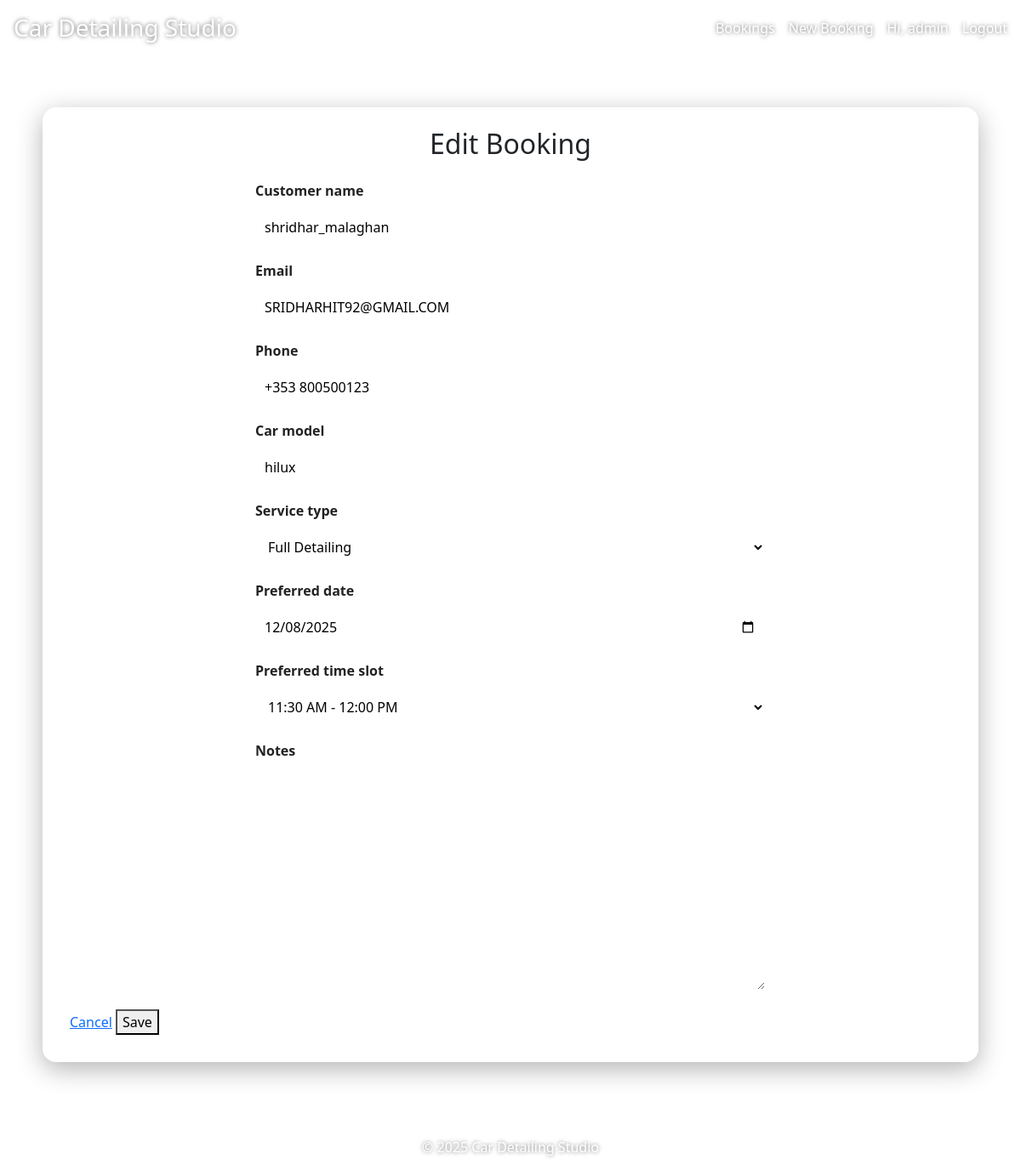
The app's page /bookings/3/edit/ (signed in), older data.
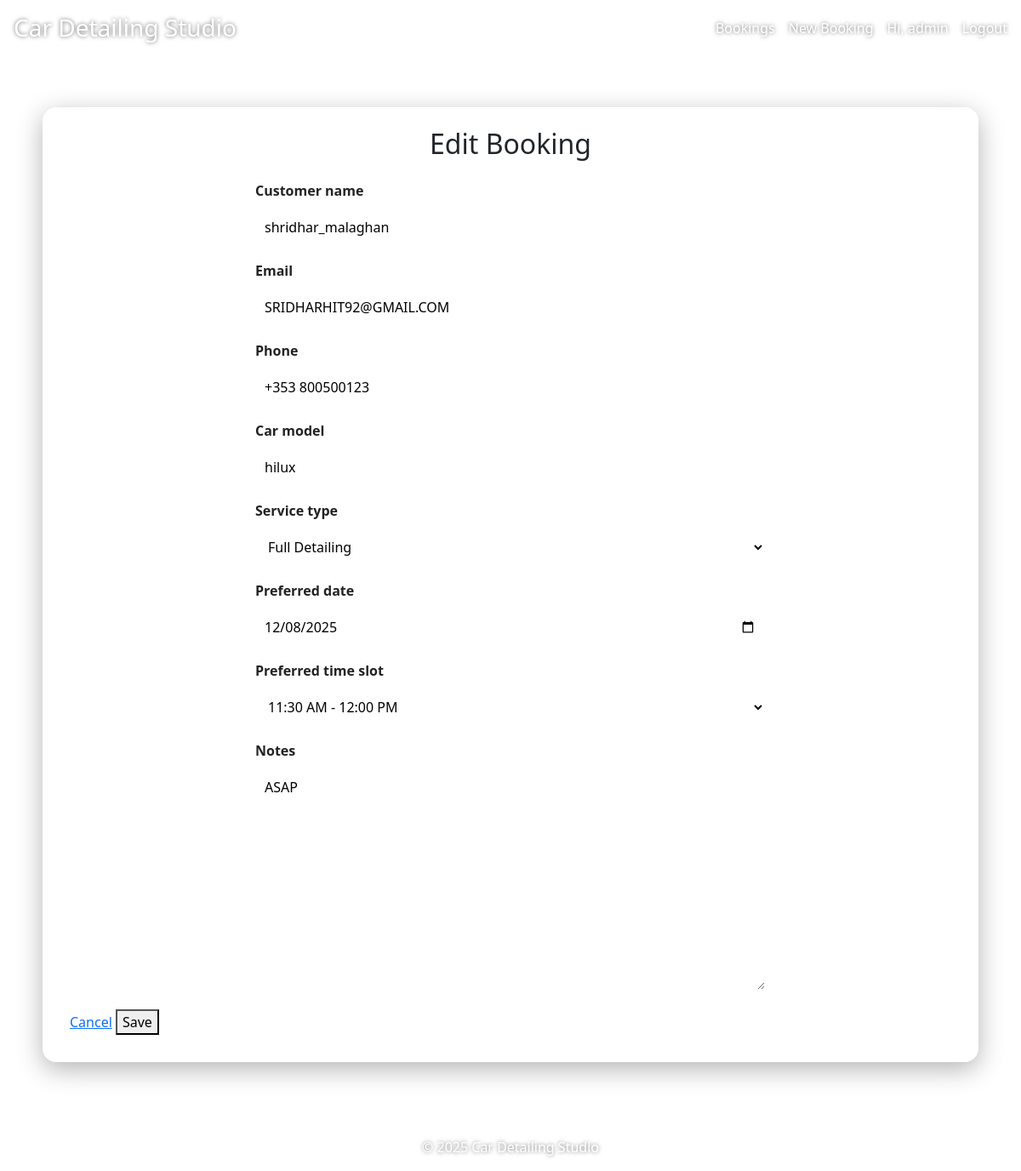
The same page, newer data.
### bookings/models.py (models this page shows, shortened)
class Booking(models.Model):
    SERVICE_CHOICES = [
        ("Interior Detailing", "Interior Detailing"),
        ("Exterior Detailing", "Exterior Detailing"),
        ("Full Detailing", "Full Detailing"),
        ("Ceramic Coating", "Ceramic Coating"),
    ]
    user = models.ForeignKey(User, on_delete=models.CASCADE)
    customer_name = models.CharField(max_length=255)
    email = models.EmailField()
    phone = models.CharField(max_length=20)
    car_model = models.CharField(max_length=255)
    service_type = models.CharField(max_length=50, choices=SERVICE_CHOICES)
    preferred_date = models.DateField()
    preferred_time_slot = models.ForeignKey(TimeSlot, on_delete=models.PROTECT)
    notes = models.TextField(blank=True, default="")
    created_at = models.DateTimeField(auto_now_add=True)

### bookings/views.py (the view)
# urls.py: path("<int:pk>/edit/", views.edit_booking, name="edit_booking"),             # GET
@login_required
@require_GET
def edit_booking(request, pk):
    booking = get_object_or_404(Booking, pk=pk)
    if not (request.user.is_staff or booking.user == request.user):
        raise PermissionDenied
    form = BookingForm(instance=booking)
    return _render_booking_form(
        request,
        form=form,
        title="Edit Booking",
        post_url=reverse("edit_booking_submit", args=[booking.pk]),
    )

### bookings/forms.py (shortened to what this page needs)
class BookingForm(forms.ModelForm):
    preferred_date = forms.DateField(
    widget=forms.DateInput(attrs={"type": "date"})
    )
    class Meta:
        model = Booking
        fields = [
            "customer_name",
            "email",
            "phone",
            "car_model",
            "service_type",
            "preferred_date",
            "preferred_time_slot",
            "notes",
        ]

### bookings/models.py (called while the page is built)
    def __str__(self):
        return f"{self.start_time.strftime('%I:%M %p')} - {self.end_time.strftime('%I:%M %p')}"

### bookings/views.py (called while the page is built)
def _render_booking_form(request, form, title, post_url):
    context = {
        "form": form,
        "title": title,
        "post_url": post_url,
    }
    return render(request, BOOKING_FORM_TEMPLATE, context)

### bookings/templates/bookings/booking_form.html (shortened to what this page needs)
{% extends "bookings/base.html" %}
{% block content %}
<div class="booking-form-container">
    <h2 class="booking-form-title">{{ title|default:"Booking" }}</h2>
    <form method="post" action="{{ post_url }}">
        <div class="form-fields">
            {% for field in form %}
                <div class="mb-3">
                    <label class="form-label"
                           for="{{ field.id_for_label }}">{{ field.label }}</label>
                    {{ field }}
                </div>
            {% endfor %}
        </div>
        <div class="form-actions">
            <a href="{% url 'booking_list' %}"
               class="btn-form btn-form-secondary">Cancel</a>
            <button type="submit"
                    class="btn-form btn-form-primary">
                Save
            </button>
        </div>
    </form>
</div>
{% endblock %}

Row changes from the older to the newer data that the page shows:
changed Booking "shridhar_malaghan": notes (not shown) → "ASAP"
